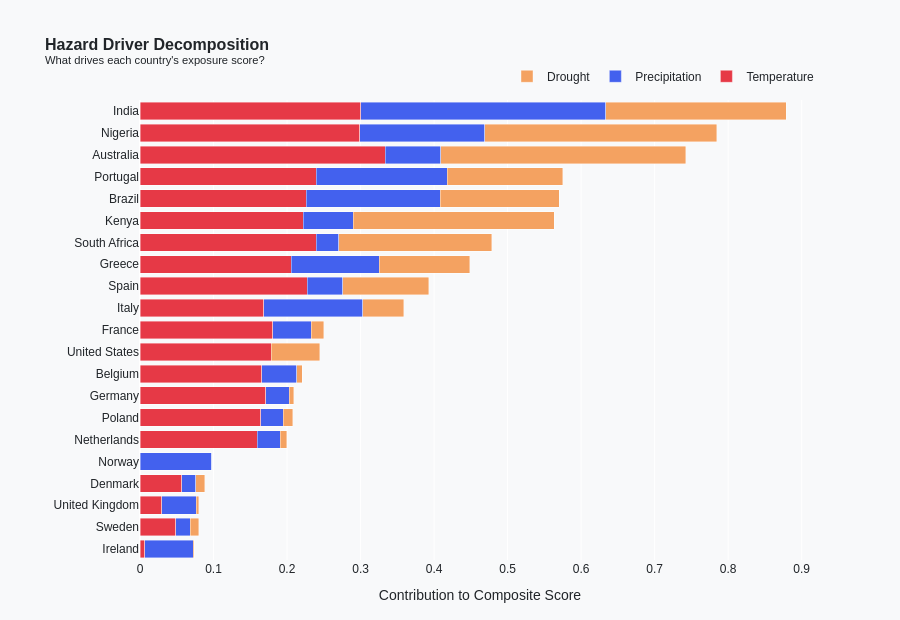

Notebook code for this chart:
### Markdown cell above
## Chart 3 — Driver Decomposition

### Code cell
df_d = results.sort_values('rank', ascending=False)

fig3 = go.Figure()
for ind, color, label in zip(
    INDICATORS,
    [C['temperature'], C['precipitation'], C['drought']],
    ['Temperature', 'Precipitation', 'Drought']
):
    contrib = df_d[ind] * WEIGHTS[ind]
    fig3.add_trace(go.Bar(
        name=label,
        y=df_d['country'],
        x=contrib,
        orientation='h',
        marker=dict(color=color, line=dict(color='white', width=0.4)),
        hovertemplate=f'<b>%{{y}}</b><br>{label} contribution: %{{x:.3f}}<extra></extra>',
    ))

fig3.update_layout(
    barmode='stack',
    title=dict(text='<b>Hazard Driver Decomposition</b><br><sup>What drives each country\'s exposure score?</sup>',
               font_size=16),
    xaxis=dict(title='Contribution to Composite Score'),
    yaxis=dict(title=''),
    legend=dict(orientation='h', yanchor='bottom', y=1.02, xanchor='right', x=1),
    plot_bgcolor=C['bg'], paper_bgcolor=C['bg'],
    font=dict(color=C['text'], family='sans-serif'),
    height=620, margin=dict(l=140, r=80, t=100, b=60),
    hoverlabel=dict(bgcolor='white', font_size=12),
)

fig3.show()

### Figure 1 — Plotly figure (JSON) as saved in the notebook; plotly's stock layout.template omitted (floating-point values rounded to 4 significant figures)
{"data": [{"hovertemplate": "<b>%{y}</b><br>Temperature contribution: %{x:.3f}<extra></extra>", "marker": {"color": "#E63946", "line": {"color": "white", "width": 0.4}}, "name": "Temperature", "orientation": "h", "type": "bar", "x": [0.006667, 0.04867, 0.02933, 0.057, 0.0, 0.1593, 0.164, 0.1713, 0.1653, 0.1787, 0.1807, 0.168, 0.2277, 0.2057, 0.24, 0.2223, 0.2263, 0.24, 0.3333, 0.299, 0.3003], "y": ["Ireland", "Sweden", "United Kingdom", "Denmark", "Norway", "Netherlands", "Poland", "Germany", "Belgium", "United States", "France", "Italy", "Spain", "Greece", "South Africa", "Kenya", "Brazil", "Portugal", "Australia", "Nigeria", "India"]}, {"hovertemplate": "<b>%{y}</b><br>Precipitation contribution: %{x:.3f}<extra></extra>", "marker": {"color": "#4361EE", "line": {"color": "white", "width": 0.4}}, "name": "Precipitation", "orientation": "h", "type": "bar", "x": [0.06567, 0.01967, 0.047, 0.019, 0.09767, 0.03167, 0.031, 0.03167, 0.048, 0.0, 0.05233, 0.1347, 0.04833, 0.12, 0.03033, 0.068, 0.182, 0.1777, 0.07567, 0.1697, 0.3333], "y": ["Ireland", "Sweden", "United Kingdom", "Denmark", "Norway", "Netherlands", "Poland", "Germany", "Belgium", "United States", "France", "Italy", "Spain", "Greece", "South Africa", "Kenya", "Brazil", "Portugal", "Australia", "Nigeria", "India"]}, {"hovertemplate": "<b>%{y}</b><br>Drought contribution: %{x:.3f}<extra></extra>", "marker": {"color": "#F4A261", "line": {"color": "white", "width": 0.4}}, "name": "Drought", "orientation": "h", "type": "bar", "x": [0.001667, 0.01167, 0.003667, 0.012, 0.0, 0.008667, 0.01267, 0.006, 0.007667, 0.066, 0.01667, 0.056, 0.1167, 0.123, 0.2083, 0.2733, 0.162, 0.157, 0.3333, 0.316, 0.245], "y": ["Ireland", "Sweden", "United Kingdom", "Denmark", "Norway", "Netherlands", "Poland", "Germany", "Belgium", "United States", "France", "Italy", "Spain", "Greece", "South Africa", "Kenya", "Brazil", "Portugal", "Australia", "Nigeria", "India"]}], "layout": {"barmode": "stack", "font": {"color": "#212529", "family": "sans-serif"}, "height": 620, "hoverlabel": {"bgcolor": "white", "font": {"size": 12}}, "legend": {"orientation": "h", "x": 1, "xanchor": "right", "y": 1.02, "yanchor": "bottom"}, "margin": {"b": 60, "l": 140, "r": 80, "t": 100}, "paper_bgcolor": "#F8F9FA", "plot_bgcolor": "#F8F9FA", "title": {"font": {"size": 16}, "text": "<b>Hazard Driver Decomposition</b><br><sup>What drives each country's exposure score?</sup>"}, "xaxis": {"title": {"text": "Contribution to Composite Score"}}, "yaxis": {"title": {"text": ""}}}}
